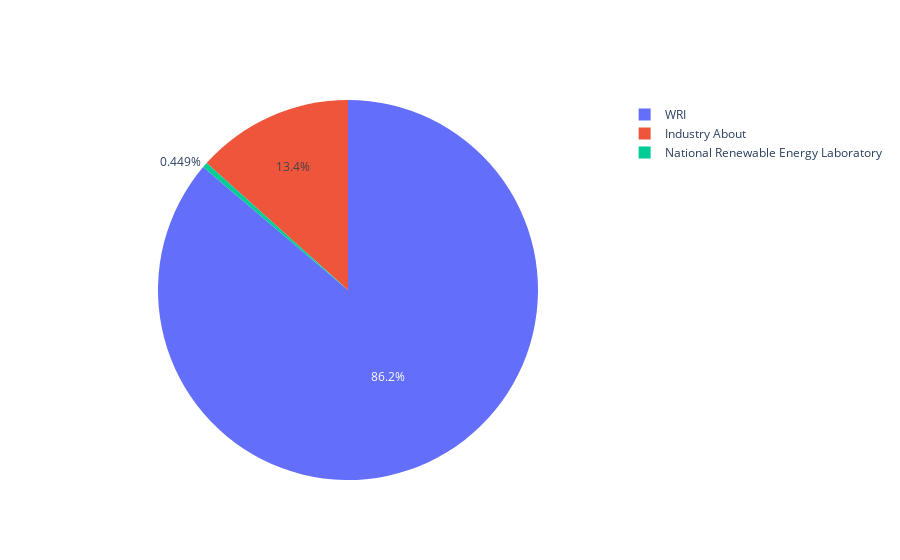

The cell this chart's notebook holds for it:
### Code cell
import plotly.offline as py
import plotly.graph_objs as go
geolocationSource=[geolocation_source_counts['Industry About'],
       geolocation_source_counts['National Renewable Energy Laboratory'],
       geolocation_source_counts['WRI']
      ]
data_label=['Industry About', 'National Renewable Energy Laboratory', 'WRI']

geolocationSource_pieChart=go.Pie(labels=data_label,values=geolocationSource)
py.iplot([geolocationSource_pieChart])

### Figure 1 — Plotly figure (JSON) as saved in the notebook; plotly's stock layout.template omitted (floating-point values rounded to 4 significant figures)
{"data": [{"labels": ["Industry About", "National Renewable Energy Laboratory", "WRI"], "type": "pie", "values": [119, 4, 768]}], "layout": {}}
